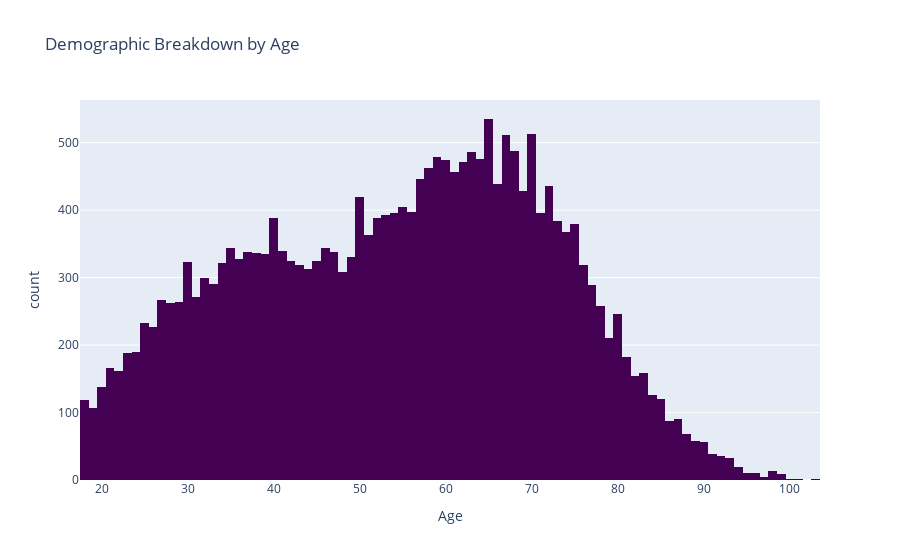
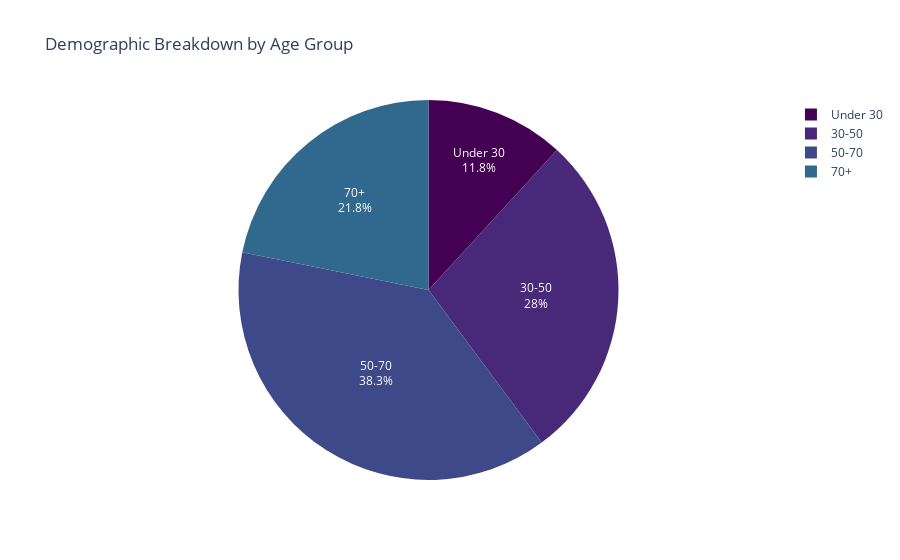

Source (notebook cell) for these figures, in order:
### Code cell
# look in distinct_values.csv to see results
get_distinct_values('df_combined','AGE')

fig = px.histogram(
    df_combined[df_combined["AGE"] != -1], 
    x = "AGE", 
    title = "Demographic Breakdown by Age",
    color_discrete_sequence=px.colors.sequential.Viridis
)
fig.update_xaxes(title="Age").show()

fig = px.pie(
    create_distinct_value_count_df('df_combined','AGE_GROUP',"('Other')"),
    values='Count',
    names='AGE_GROUP',
    title='Demographic Breakdown by Age Group',
    category_orders={
        'AGE_GROUP':[
            'Under 30',
            '30-50',
            '50-70',
            '70+'
        ],
    },
    color_discrete_sequence=px.colors.sequential.Viridis
)
fig.update_traces(textposition='inside', textinfo='percent+label').show()

### Figure 1 — Plotly figure (JSON) as saved in the notebook; plotly's stock layout.template omitted (floating-point values rounded to 4 significant figures; data arrays with more than 128 entries replaced by an {"elided": "..."} marker saying what was removed)
{"data": [{"alignmentgroup": "True", "bingroup": "x", "hovertemplate": "AGE=%{x}<br>count=%{y}<extra></extra>", "legendgroup": "", "marker": {"color": "#440154", "pattern": {"shape": ""}}, "name": "", "offsetgroup": "", "orientation": "v", "showlegend": false, "type": "histogram", "x": {"elided": "23021 int values"}, "xaxis": "x", "yaxis": "y"}], "layout": {"barmode": "relative", "legend": {"tracegroupgap": 0}, "title": {"text": "Demographic Breakdown by Age"}, "xaxis": {"anchor": "y", "domain": [0, 1], "title": {"text": "Age"}}, "yaxis": {"anchor": "x", "domain": [0, 1], "title": {"text": "count"}}}}

### Figure 2 — Plotly figure (JSON) as saved in the notebook; plotly's stock layout.template omitted (floating-point values rounded to 4 significant figures)
{"data": [{"direction": "clockwise", "domain": {"x": [0, 1], "y": [0, 1]}, "hovertemplate": "AGE_GROUP=%{label}<br>Count=%{value}<extra></extra>", "labels": ["Under 30", "30-50", "50-70", "70+"], "legendgroup": "", "name": "", "showlegend": true, "sort": false, "textinfo": "percent+label", "textposition": "inside", "type": "pie", "values": [2748, 6515, 8912, 5074]}], "layout": {"legend": {"tracegroupgap": 0}, "piecolorway": ["#440154", "#482878", "#3e4989", "#31688e", "#26828e", "#1f9e89", "#35b779", "#6ece58", "#b5de2b", "#fde725"], "title": {"text": "Demographic Breakdown by Age Group"}}}
